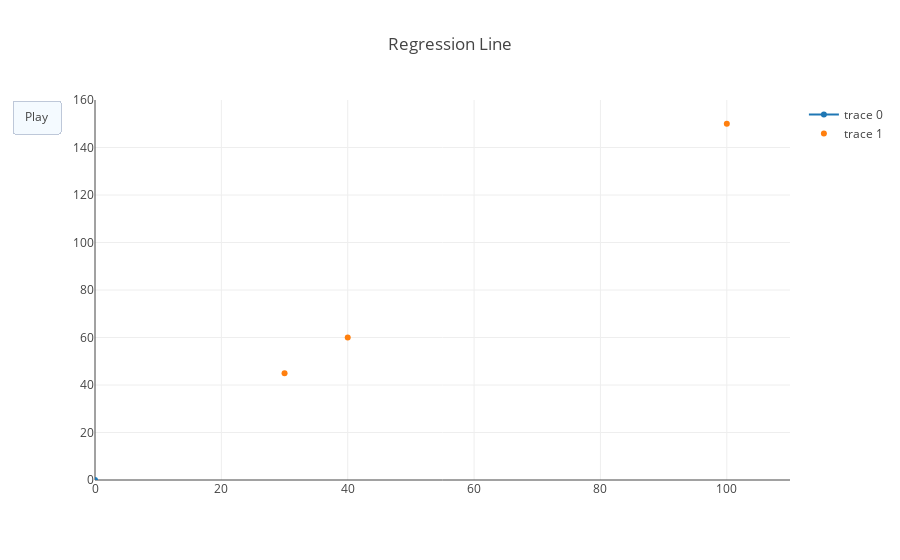

The code cell stored with this chart in its notebook:
### Markdown cell above
Now we can see how our regression line changes, and approaches our data, with each iteration.

### Code cell
from plotly.offline import init_notebook_mode, iplot
from IPython.display import display, HTML

init_notebook_mode(connected=True)

x_values_of_shows = list(map(lambda show: show['x'], shows))
y_values_of_shows = list(map(lambda show: show['y'], shows))
figure = {'data': [{'x': [0], 'y': [0]}, {'x': x_values_of_shows, 'y': y_values_of_shows, 'mode': 'markers'}],
          'layout': {'xaxis': {'range': [0, 110], 'autorange': False},
                     'yaxis': {'range': [0,160], 'autorange': False},
                     'title': 'Regression Line',
                     'updatemenus': [{'type': 'buttons',
                                      'buttons': [{'label': 'Play',
                                                   'method': 'animate',
                                                   'args': [None]}]}]
                    },
          'frames': frames}
iplot(figure)

### Figure 1 — Plotly figure (JSON) as saved in the notebook; plotly's stock layout.template omitted (floating-point values rounded to 4 significant figures)
{"data": [{"type": "scatter", "uid": "70d5c652-d671-11e8-a77b-acde48001122", "x": [0], "y": [0]}, {"mode": "markers", "type": "scatter", "uid": "70d5c800-d671-11e8-a11e-acde48001122", "x": [30, 40, 100], "y": [45, 60, 150]}], "layout": {"title": "Regression Line", "updatemenus": [{"buttons": [{"args": [null], "label": "Play", "method": "animate"}], "type": "buttons"}], "xaxis": {"autorange": false, "range": [0, 110]}, "yaxis": {"autorange": false, "range": [0, 160]}}}
